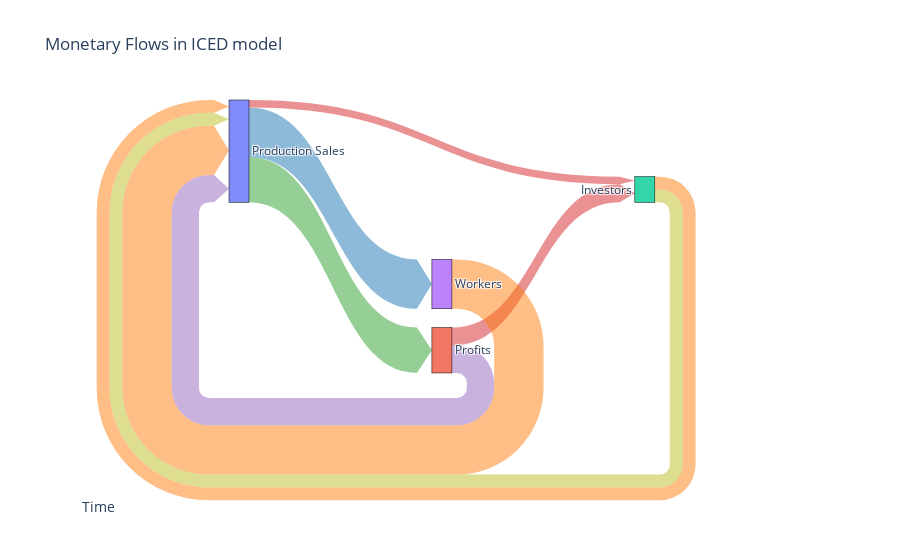
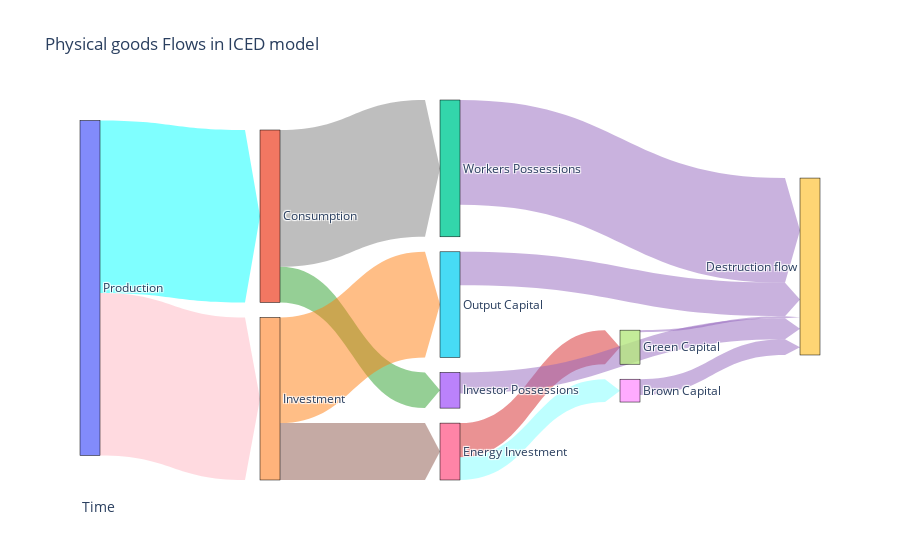

The notebook cell saved with these charts, in order:
### Markdown cell above
## ICED Physical and nominal circuits

### Code cell
hub=chm.Hub('ICED')
#hub.get_summary()
hub.set_fields(**{'D':1,'r':0.05,'Delta':0.1,'kappaC':0.5,'w':0.4,"Delta":0.4,"Tsim":0.1,'Hw':.5,'Hc':0.1})
hub.run()
S1,S2=hub.supplements['Sankey'](hub)
S1.show()
S2.show()

### Figure 1 — Plotly figure (JSON) as saved in the notebook; plotly's stock layout.template omitted (floating-point values rounded to 4 significant figures)
{"data": [{"link": {"arrowlen": 15, "color": ["rgba(31, 119, 180, 0.5)", "rgba(214, 39, 40, 0.5)", "rgba(214, 39, 40, 0.5)", "rgba(255, 127, 14, 0.5)", "rgba(255, 127, 14, 0.5)", "rgba(44, 160, 44, 0.5)", "rgba(188, 189, 34, 0.5)", "rgba(148, 103, 189, 0.5)"], "label": ["Wages", "Dividends", "Interests", "ConsWork", "ConsCap", "Profits", "Debt-based Investment", "Reinvested Profits"], "source": [0, 1, 0, 3, 2, 0, 2, 1], "target": [3, 2, 2, 0, 0, 1, 0, 0], "value": [0.3267, 0.1203, 0.05, 0.3267, 0.08517, 0.3008, 0.08517, 0.1805]}, "node": {"label": ["Production Sales", "Profits", "Investors", "Workers"], "line": {"color": "black", "width": 0.5}, "pad": 15, "thickness": 20}, "type": "sankey", "valueformat": ".2f", "valuesuffix": "$"}], "layout": {"annotations": [{"font": {"size": 14}, "showarrow": false, "text": "Time", "x": 0, "xref": "paper", "y": -0.1, "yref": "paper"}], "sliders": [{"steps": [{"args": [["0.00"], {"frame": {"duration": 10, "redraw": true}, "mode": "immediate"}], "label": "0.00", "method": "animate"}], "transition": {"duration": 10, "easing": "cubic-in-out"}}], "title": {"text": "Monetary Flows in ICED model"}, "xaxis": {"range": [0, 5]}}}

### Figure 2 — Plotly figure (JSON) as saved in the notebook; plotly's stock layout.template omitted (floating-point values rounded to 4 significant figures)
{"data": [{"link": {"arrowlen": 15, "color": ["rgba(0, 255, 255, 0.5)", "rgba(127, 127, 127, 0.5)", "rgba(44, 160, 44, 0.5)", "rgba(255, 182, 193, 0.5)", "rgba(255, 127, 14, 0.5)", "rgba(140, 86, 75, 0.5)", "rgba(214, 39, 40, 0.5)", "rgba(127, 255, 255, 0.5)", "rgba(148, 103, 189, 0.5)", "rgba(148, 103, 189, 0.5)", "rgba(148, 103, 189, 0.5)", "rgba(148, 103, 189, 0.5)", "rgba(148, 103, 189, 0.5)"], "label": ["Consumption", "Worker Consumption", "Capitalists Consumption", "Investment", "Output Investment", "Energy Investment", "Green Investment", "Brown Investment", "Output capital depreciation", "Brown capital depreciation", "Green capital depreciation", "Capitalist possessions dissipation", "Workers possessions dissipation"], "source": [0, 1, 1, 0, 4, 4, 6, 6, 5, 8, 7, 3, 2], "target": [1, 2, 3, 4, 5, 6, 7, 8, 9, 9, 9, 9, 9], "value": [0.4118, 0.3267, 0.08517, 0.3882, 0.2523, 0.1359, 0.08134, 0.05452, 0.08, 0.0375, 0.005, 0.05, 0.25]}, "node": {"label": ["Production", "Consumption", "Workers Possessions", "Investor Possessions", "Investment", "Output Capital", "Energy Investment", "Green Capital", "Brown Capital", "Destruction flow"], "line": {"color": "black", "width": 0.5}, "pad": 15, "thickness": 20}, "type": "sankey", "valueformat": ".2f", "valuesuffix": ""}], "layout": {"annotations": [{"font": {"size": 14}, "showarrow": false, "text": "Time", "x": 0, "xref": "paper", "y": -0.1, "yref": "paper"}], "sliders": [{"steps": [{"args": [["0.00"], {"frame": {"duration": 10, "redraw": true}, "mode": "immediate"}], "label": "0.00", "method": "animate"}], "transition": {"duration": 10, "easing": "cubic-in-out"}}], "title": {"text": "Physical goods Flows in ICED model"}, "xaxis": {"range": [0, 5]}}}
